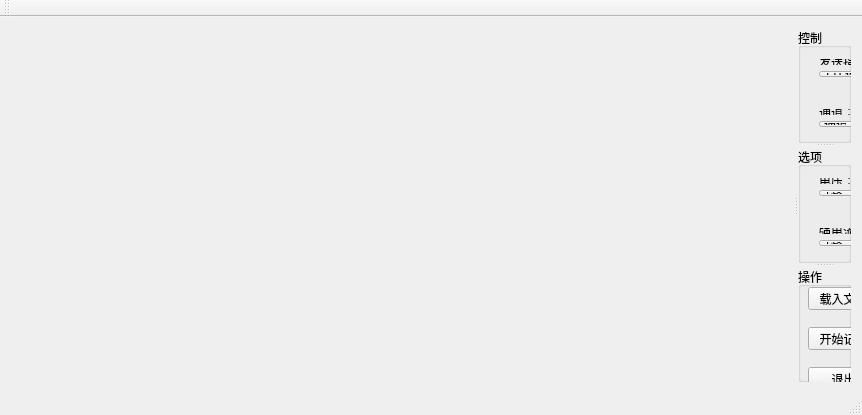
<?xml version="1.0" encoding="UTF-8"?>
<ui version="4.0">
 <class>MainWindow</class>
 <widget class="QMainWindow" name="MainWindow">
  <property name="geometry">
   <rect>
    <x>0</x>
    <y>0</y>
    <width>862</width>
    <height>415</height>
   </rect>
  </property>
  <property name="windowTitle">
   <string>MainWindow</string>
  </property>
  <widget class="QWidget" name="centralWidget">
   <layout class="QVBoxLayout" name="verticalLayout_7">
    <item>
     <widget class="QSplitter" name="splitter_2">
      <property name="orientation">
       <enum>Qt::Horizontal</enum>
      </property>
      <widget class="QWidget" name="layoutWidget">
       <layout class="QVBoxLayout" name="verticalLayout">
        <item>
         <widget class="ChartView" name="volatoge" native="true">
          <property name="mouseTracking">
           <bool>true</bool>
          </property>
          <property name="autoFillBackground">
           <bool>true</bool>
          </property>
         </widget>
        </item>
        <item>
         <widget class="ChartView" name="strongelectric" native="true">
          <property name="enabled">
           <bool>true</bool>
          </property>
          <property name="mouseTracking">
           <bool>true</bool>
          </property>
          <property name="autoFillBackground">
           <bool>true</bool>
          </property>
         </widget>
        </item>
        <item>
         <widget class="ChartView" name="weakelectric" native="true">
          <property name="mouseTracking">
           <bool>true</bool>
          </property>
          <property name="acceptDrops">
           <bool>false</bool>
          </property>
          <property name="autoFillBackground">
           <bool>true</bool>
          </property>
         </widget>
        </item>
       </layout>
      </widget>
      <widget class="QSplitter" name="splitter">
       <property name="sizePolicy">
        <sizepolicy hsizetype="Preferred" vsizetype="Preferred">
         <horstretch>0</horstretch>
         <verstretch>0</verstretch>
        </sizepolicy>
       </property>
       <property name="maximumSize">
        <size>
         <width>16777215</width>
         <height>16777215</height>
        </size>
       </property>
       <property name="orientation">
        <enum>Qt::Vertical</enum>
       </property>
       <widget class="QGroupBox" name="groupBox">
        <property name="sizePolicy">
         <sizepolicy hsizetype="Preferred" vsizetype="Preferred">
          <horstretch>0</horstretch>
          <verstretch>0</verstretch>
         </sizepolicy>
        </property>
        <property name="title">
         <string>控制</string>
        </property>
        <widget class="QWidget" name="layoutWidget">
         <property name="geometry">
          <rect>
           <x>10</x>
           <y>20</y>
           <width>118</width>
           <height>40</height>
          </rect>
         </property>
         <layout class="QVBoxLayout" name="verticalLayout_2">
          <item>
           <widget class="QLabel" name="lsendintr">
            <property name="text">
             <string>发送指令：</string>
            </property>
            <property name="buddy">
             <cstring>comboBox_4</cstring>
            </property>
           </widget>
          </item>
          <item>
           <widget class="QComboBox" name="comboBox_4">
            <property name="sizePolicy">
             <sizepolicy hsizetype="Preferred" vsizetype="Fixed">
              <horstretch>0</horstretch>
              <verstretch>0</verstretch>
             </sizepolicy>
            </property>
            <property name="maximumSize">
             <size>
              <width>71</width>
              <height>33</height>
             </size>
            </property>
            <item>
             <property name="text">
              <string>TTL低电平</string>
             </property>
            </item>
            <item>
             <property name="text">
              <string>TTL高电平</string>
             </property>
            </item>
            <item>
             <property name="text">
              <string>100us宽度负脉冲</string>
             </property>
            </item>
            <item>
             <property name="text">
              <string>1k以下方波</string>
             </property>
            </item>
           </widget>
          </item>
         </layout>
        </widget>
        <widget class="QWidget" name="layoutWidget">
         <property name="geometry">
          <rect>
           <x>10</x>
           <y>70</y>
           <width>71</width>
           <height>40</height>
          </rect>
         </property>
         <layout class="QVBoxLayout" name="verticalLayout_6">
          <item>
           <widget class="QLabel" name="ltunel">
            <property name="text">
             <string>通道：</string>
            </property>
            <property name="buddy">
             <cstring>comboBox_5</cstring>
            </property>
           </widget>
          </item>
          <item>
           <widget class="QComboBox" name="comboBox_5">
            <item>
             <property name="text">
              <string>通道1</string>
             </property>
            </item>
            <item>
             <property name="text">
              <string>通道2</string>
             </property>
            </item>
            <item>
             <property name="text">
              <string>通道3</string>
             </property>
            </item>
            <item>
             <property name="text">
              <string>通道4</string>
             </property>
            </item>
            <item>
             <property name="text">
              <string>通道5</string>
             </property>
            </item>
            <item>
             <property name="text">
              <string>通道6</string>
             </property>
            </item>
            <item>
             <property name="text">
              <string>通道7</string>
             </property>
            </item>
            <item>
             <property name="text">
              <string>通道8</string>
             </property>
            </item>
           </widget>
          </item>
         </layout>
        </widget>
       </widget>
       <widget class="QGroupBox" name="groupBox_2">
        <property name="title">
         <string>选项</string>
        </property>
        <widget class="QWidget" name="layoutWidget">
         <property name="geometry">
          <rect>
           <x>10</x>
           <y>20</y>
           <width>71</width>
           <height>40</height>
          </rect>
         </property>
         <layout class="QVBoxLayout" name="verticalLayout_3">
          <item>
           <widget class="QLabel" name="lvolatoge">
            <property name="text">
             <string>电压：</string>
            </property>
            <property name="buddy">
             <cstring>comboBox</cstring>
            </property>
           </widget>
          </item>
          <item>
           <widget class="QComboBox" name="comboBox">
            <property name="sizePolicy">
             <sizepolicy hsizetype="Preferred" vsizetype="Fixed">
              <horstretch>0</horstretch>
              <verstretch>0</verstretch>
             </sizepolicy>
            </property>
            <property name="maximumSize">
             <size>
              <width>71</width>
              <height>33</height>
             </size>
            </property>
            <item>
             <property name="text">
              <string>1路</string>
             </property>
            </item>
            <item>
             <property name="text">
              <string>2路</string>
             </property>
            </item>
            <item>
             <property name="text">
              <string>3路</string>
             </property>
            </item>
            <item>
             <property name="text">
              <string>4路</string>
             </property>
            </item>
            <item>
             <property name="text">
              <string>5路</string>
             </property>
            </item>
            <item>
             <property name="text">
              <string>6路</string>
             </property>
            </item>
            <item>
             <property name="text">
              <string>7路</string>
             </property>
            </item>
            <item>
             <property name="text">
              <string>8路</string>
             </property>
            </item>
            <item>
             <property name="text">
              <string>9路</string>
             </property>
            </item>
            <item>
             <property name="text">
              <string>10路</string>
             </property>
            </item>
            <item>
             <property name="text">
              <string>11路</string>
             </property>
            </item>
            <item>
             <property name="text">
              <string>12路</string>
             </property>
            </item>
            <item>
             <property name="text">
              <string>13路</string>
             </property>
            </item>
            <item>
             <property name="text">
              <string>14路</string>
             </property>
            </item>
            <item>
             <property name="text">
              <string>15路</string>
             </property>
            </item>
            <item>
             <property name="text">
              <string>16路</string>
             </property>
            </item>
           </widget>
          </item>
         </layout>
        </widget>
        <widget class="QWidget" name="layoutWidget">
         <property name="geometry">
          <rect>
           <x>10</x>
           <y>70</y>
           <width>71</width>
           <height>40</height>
          </rect>
         </property>
         <layout class="QVBoxLayout" name="verticalLayout_4">
          <item>
           <widget class="QLabel" name="lstrele">
            <property name="text">
             <string>强电流：</string>
            </property>
            <property name="buddy">
             <cstring>comboBox_2</cstring>
            </property>
           </widget>
          </item>
          <item>
           <widget class="QComboBox" name="comboBox_2">
            <property name="sizePolicy">
             <sizepolicy hsizetype="Preferred" vsizetype="Fixed">
              <horstretch>0</horstretch>
              <verstretch>0</verstretch>
             </sizepolicy>
            </property>
            <property name="maximumSize">
             <size>
              <width>71</width>
              <height>33</height>
             </size>
            </property>
            <item>
             <property name="text">
              <string>1路</string>
             </property>
            </item>
            <item>
             <property name="text">
              <string>2路</string>
             </property>
            </item>
            <item>
             <property name="text">
              <string>3路</string>
             </property>
            </item>
            <item>
             <property name="text">
              <string>4路</string>
             </property>
            </item>
            <item>
             <property name="text">
              <string>5路</string>
             </property>
            </item>
            <item>
             <property name="text">
              <string>6路</string>
             </property>
            </item>
            <item>
             <property name="text">
              <string>7路</string>
             </property>
            </item>
            <item>
             <property name="text">
              <string>8路</string>
             </property>
            </item>
           </widget>
          </item>
         </layout>
        </widget>
        <widget class="QWidget" name="layoutWidget">
         <property name="geometry">
          <rect>
           <x>10</x>
           <y>120</y>
           <width>71</width>
           <height>40</height>
          </rect>
         </property>
         <layout class="QVBoxLayout" name="verticalLayout_5">
          <item>
           <widget class="QLabel" name="lweaele">
            <property name="text">
             <string>弱电流：</string>
            </property>
           </widget>
          </item>
          <item>
           <widget class="QComboBox" name="comboBox_3">
            <property name="sizePolicy">
             <sizepolicy hsizetype="Preferred" vsizetype="Fixed">
              <horstretch>0</horstretch>
              <verstretch>0</verstretch>
             </sizepolicy>
            </property>
            <property name="maximumSize">
             <size>
              <width>71</width>
              <height>33</height>
             </size>
            </property>
            <item>
             <property name="text">
              <string>1路</string>
             </property>
            </item>
            <item>
             <property name="text">
              <string>2路</string>
             </property>
            </item>
            <item>
             <property name="text">
              <string>3路</string>
             </property>
            </item>
            <item>
             <property name="text">
              <string>4路</string>
             </property>
            </item>
           </widget>
          </item>
         </layout>
        </widget>
       </widget>
       <widget class="QGroupBox" name="groupBox_3">
        <property name="title">
         <string>操作</string>
        </property>
        <widget class="QPushButton" name="loadfile">
         <property name="geometry">
          <rect>
           <x>10</x>
           <y>20</y>
           <width>71</width>
           <height>23</height>
          </rect>
         </property>
         <property name="sizePolicy">
          <sizepolicy hsizetype="Preferred" vsizetype="Fixed">
           <horstretch>0</horstretch>
           <verstretch>0</verstretch>
          </sizepolicy>
         </property>
         <property name="maximumSize">
          <size>
           <width>71</width>
           <height>33</height>
          </size>
         </property>
         <property name="focusPolicy">
          <enum>Qt::NoFocus</enum>
         </property>
         <property name="text">
          <string>载入文件</string>
         </property>
        </widget>
        <widget class="QPushButton" name="savefile">
         <property name="geometry">
          <rect>
           <x>10</x>
           <y>60</y>
           <width>71</width>
           <height>23</height>
          </rect>
         </property>
         <property name="sizePolicy">
          <sizepolicy hsizetype="Preferred" vsizetype="Fixed">
           <horstretch>0</horstretch>
           <verstretch>0</verstretch>
          </sizepolicy>
         </property>
         <property name="maximumSize">
          <size>
           <width>71</width>
           <height>33</height>
          </size>
         </property>
         <property name="focusPolicy">
          <enum>Qt::NoFocus</enum>
         </property>
         <property name="text">
          <string>开始记录</string>
         </property>
        </widget>
        <widget class="QPushButton" name="close">
         <property name="geometry">
          <rect>
           <x>10</x>
           <y>100</y>
           <width>71</width>
           <height>23</height>
          </rect>
         </property>
         <property name="sizePolicy">
          <sizepolicy hsizetype="Preferred" vsizetype="Fixed">
           <horstretch>0</horstretch>
           <verstretch>0</verstretch>
          </sizepolicy>
         </property>
         <property name="maximumSize">
          <size>
           <width>71</width>
           <height>33</height>
          </size>
         </property>
         <property name="text">
          <string>退出</string>
         </property>
        </widget>
       </widget>
      </widget>
     </widget>
    </item>
   </layout>
  </widget>
  <widget class="QMenuBar" name="menuBar">
   <property name="geometry">
    <rect>
     <x>0</x>
     <y>0</y>
     <width>862</width>
     <height>23</height>
    </rect>
   </property>
  </widget>
  <widget class="QToolBar" name="mainToolBar">
   <attribute name="toolBarArea">
    <enum>TopToolBarArea</enum>
   </attribute>
   <attribute name="toolBarBreak">
    <bool>false</bool>
   </attribute>
  </widget>
  <widget class="QStatusBar" name="statusBar"/>
 </widget>
 <layoutdefault spacing="6" margin="11"/>
 <customwidgets>
  <customwidget>
   <class>ChartView</class>
   <extends>QWidget</extends>
   <header>chartview.h</header>
   <container>1</container>
  </customwidget>
 </customwidgets>
 <resources/>
 <connections/>
</ui>
